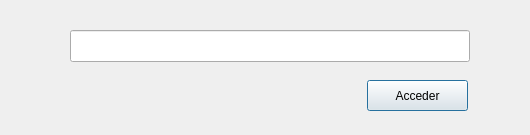
<?xml version="1.0" encoding="UTF-8"?>
<ui version="4.0">
 <class>dAccess</class>
 <widget class="QDialog" name="dAccess">
  <property name="geometry">
   <rect>
    <x>0</x>
    <y>0</y>
    <width>530</width>
    <height>135</height>
   </rect>
  </property>
  <property name="minimumSize">
   <size>
    <width>530</width>
    <height>135</height>
   </size>
  </property>
  <property name="maximumSize">
   <size>
    <width>530</width>
    <height>135</height>
   </size>
  </property>
  <property name="windowTitle">
   <string>Acceso para programadores</string>
  </property>
  <property name="windowIcon">
   <iconset>
    <normaloff>img/logotipo1.png</normaloff>img/logotipo1.png</iconset>
  </property>
  <widget class="QPushButton" name="pushButton">
   <property name="geometry">
    <rect>
     <x>367</x>
     <y>80</y>
     <width>101</width>
     <height>31</height>
    </rect>
   </property>
   <property name="text">
    <string>Acceder</string>
   </property>
   <property name="shortcut">
    <string>Return</string>
   </property>
  </widget>
  <widget class="QLineEdit" name="lineEdit">
   <property name="geometry">
    <rect>
     <x>70</x>
     <y>30</y>
     <width>400</width>
     <height>32</height>
    </rect>
   </property>
   <property name="echoMode">
    <enum>QLineEdit::Password</enum>
   </property>
  </widget>
 </widget>
 <resources/>
 <connections/>
</ui>
